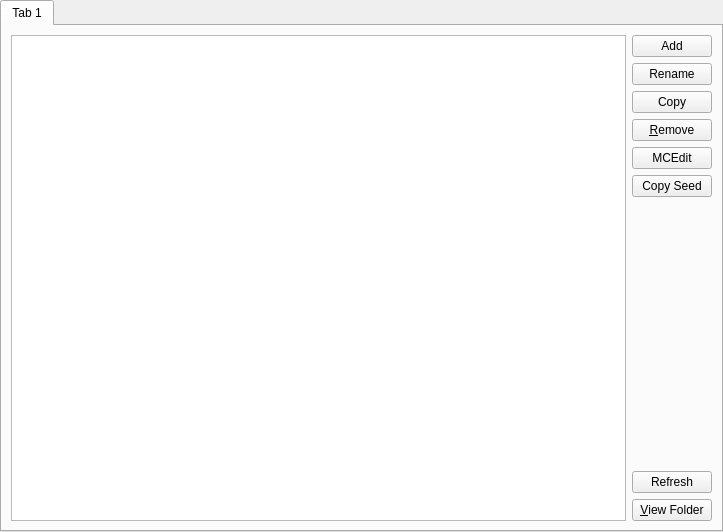
<?xml version="1.0" encoding="UTF-8"?>
<ui version="4.0">
 <class>DEMO</class>
 <widget class="QWidget" name="DEMO">
  <property name="geometry">
   <rect>
    <x>0</x>
    <y>0</y>
    <width>723</width>
    <height>532</height>
   </rect>
  </property>
  <layout class="QVBoxLayout" name="verticalLayout">
   <property name="leftMargin">
    <number>0</number>
   </property>
   <property name="topMargin">
    <number>0</number>
   </property>
   <property name="rightMargin">
    <number>0</number>
   </property>
   <property name="bottomMargin">
    <number>0</number>
   </property>
   <item>
    <widget class="QTabWidget" name="tabWidget">
     <property name="currentIndex">
      <number>0</number>
     </property>
     <widget class="QWidget" name="tab">
      <attribute name="title">
       <string notr="true">Tab 1</string>
      </attribute>
      <layout class="QGridLayout" name="gridLayout">
       <item row="0" column="2">
        <layout class="QVBoxLayout" name="verticalLayout_2">
         <item>
          <widget class="QPushButton" name="addBtn">
           <property name="text">
            <string>Add</string>
           </property>
          </widget>
         </item>
         <item>
          <widget class="QPushButton" name="renameBtn">
           <property name="text">
            <string>Rename</string>
           </property>
          </widget>
         </item>
         <item>
          <widget class="QPushButton" name="copyBtn">
           <property name="text">
            <string>Copy</string>
           </property>
          </widget>
         </item>
         <item>
          <widget class="QPushButton" name="rmWorldBtn">
           <property name="text">
            <string>&amp;Remove</string>
           </property>
          </widget>
         </item>
         <item>
          <widget class="QPushButton" name="mcEditBtn">
           <property name="text">
            <string notr="true">MCEdit</string>
           </property>
          </widget>
         </item>
         <item>
          <widget class="QPushButton" name="copySeedBtn">
           <property name="text">
            <string>Copy Seed</string>
           </property>
          </widget>
         </item>
         <item>
          <spacer name="verticalSpacer">
           <property name="orientation">
            <enum>Qt::Vertical</enum>
           </property>
           <property name="sizeHint" stdset="0">
            <size>
             <width>20</width>
             <height>40</height>
            </size>
           </property>
          </spacer>
         </item>
         <item>
          <widget class="QPushButton" name="refreshBtn">
           <property name="text">
            <string>Refresh</string>
           </property>
          </widget>
         </item>
         <item>
          <widget class="QPushButton" name="viewFolderBtn">
           <property name="text">
            <string>&amp;View Folder</string>
           </property>
          </widget>
         </item>
        </layout>
       </item>
       <item row="0" column="1">
        <widget class="QTreeView" name="worldTreeView">
         <property name="sizePolicy">
          <sizepolicy hsizetype="Expanding" vsizetype="Expanding">
           <horstretch>0</horstretch>
           <verstretch>0</verstretch>
          </sizepolicy>
         </property>
         <property name="acceptDrops">
          <bool>true</bool>
         </property>
         <property name="dragDropMode">
          <enum>QAbstractItemView::DragDrop</enum>
         </property>
         <property name="sortingEnabled">
          <bool>true</bool>
         </property>
         <property name="allColumnsShowFocus">
          <bool>true</bool>
         </property>
         <attribute name="headerStretchLastSection">
          <bool>false</bool>
         </attribute>
        </widget>
       </item>
      </layout>
     </widget>
    </widget>
   </item>
  </layout>
 </widget>
 <tabstops>
  <tabstop>tabWidget</tabstop>
  <tabstop>worldTreeView</tabstop>
  <tabstop>addBtn</tabstop>
  <tabstop>renameBtn</tabstop>
  <tabstop>copyBtn</tabstop>
  <tabstop>rmWorldBtn</tabstop>
  <tabstop>mcEditBtn</tabstop>
  <tabstop>copySeedBtn</tabstop>
  <tabstop>refreshBtn</tabstop>
  <tabstop>viewFolderBtn</tabstop>
 </tabstops>
 <resources/>
 <connections/>
</ui>
